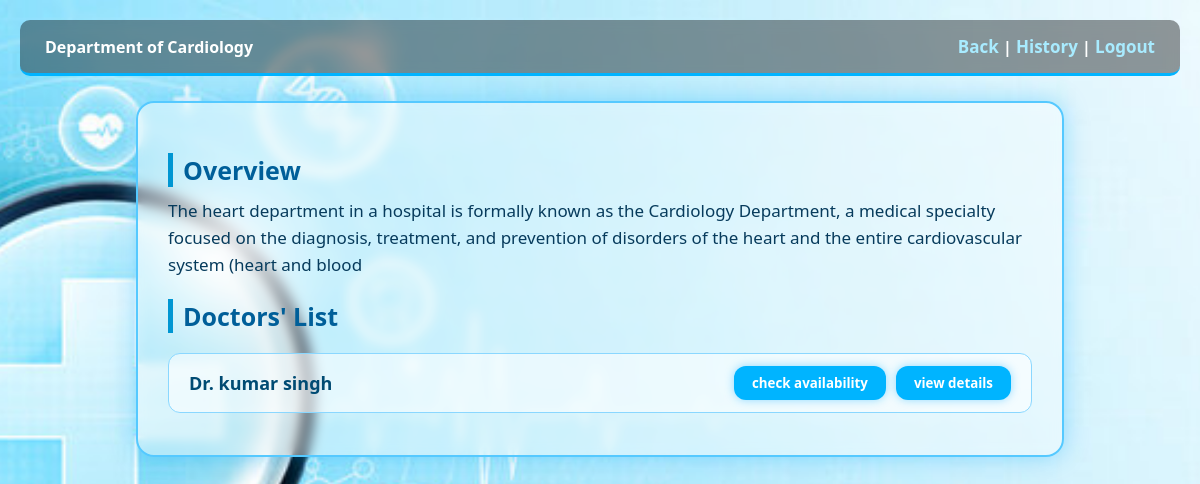
Screenshot of /department/Cardiology (signed in) with the database file from the repository.
### tables this page shows
CREATE TABLE departments (
            id INTEGER PRIMARY KEY AUTOINCREMENT,
            username TEXT UNIQUE NOT NULL,
            name TEXT NOT NULL,
            overview TEXT
        );

CREATE TABLE doctors (
            id INTEGER PRIMARY KEY AUTOINCREMENT,
            user_id INTEGER NOT NULL,
            fullname TEXT NOT NULL,
            specialization TEXT NOT NULL,
            department TEXT NOT NULL,
            experience INTEGER,
            FOREIGN KEY (user_id) REFERENCES users(id) ON DELETE CASCADE
        );

### app.py (the view)
@app.route("/department/<dept>")
def department_details(dept):
    try:
        conn = module.host_get_db()
        cur = conn.cursor()
        cur.execute("SELECT overview FROM departments WHERE name=?", (dept,))
        overview = cur.fetchone()
        cur.execute("""
            SELECT id, fullname
            FROM doctors
            WHERE department=?
        """, (dept,))
        doctors = cur.fetchall()
        return render_template(
            "department_details.html",
            department=dept,
            overview=overview,
            doctors=doctors
        )
    except Exception as e:
        print("ERROR in /department/<dept>:", e)
        return "Error loading department details"
    finally:
        if cur: cur.close()
        if conn: conn.close()

### module.py (called while the page is built)
def host_get_db():
    conn = sqlite3.connect('hospital.db')
    conn.row_factory=sqlite3.Row
    conn.execute("PRAGMA foreign_keys = ON")  # enforce FK constraints
    return conn

### templates/department_details.html (shortened to what this page needs)
<!DOCTYPE html>
<html lang="en">
  <head>
    <link rel="stylesheet" href="/static/department.css" />
  </head>
  <body>
    <nav class="top-menu">
      <span class="title">Department of {{ department }}</span>
      <div>
        <a href="/patient_dash">Back</a> |
        <a href="/p_history">History</a> |
        <a href="/">Logout</a>
      </div>
    </nav>
    <div class="main">
      <h2>Overview</h2>
      <p>{{ overview.overview }}</p>
      <h2>Doctors' List</h2>
      <div class="doctor-list">
        {% for d in doctors %}
        <div class="doctor-row">
          <span class="doc-name">{{ d.fullname }}</span>
          <div class="btn-group">
            <a href="/check_availability/{{ d.id }}">
              <button class="blue">check availability</button>
            </a>
            <a href="/doctor_profile/{{ d.id }}">
              <button class="blue">view details</button>
            </a>
          </div>
        </div>
        {% endfor %}
      </div>
    </div>
  </body>
</html>

### static/department.css (style rules this page uses)
* { margin: 0; padding: 0; box-sizing: border-box; font-family: "Segoe UI", Tahoma, sans-serif; }
body { background: url("/static/image3.jpg") no-repeat center center fixed; background-size: cover; min-height: 100vh; padding: 20px; }
.top-menu { width: 100%; padding: 15px 25px; color: white; font-weight: bold; background: rgba(0, 0, 0, 0.4); border-bottom: 3px solid #00b4ff; backdrop-filter: blur(6px); display: flex; justify-content: space-between; align-items: center; border-radius: 10px; margin-bottom: 25px; }
.top-menu a { color: #a8ebff; text-decoration: none; font-size: 17px; font-weight: 600; }
.main { width: 80%; margin: auto; background: rgba(255, 255, 255, 0.40); border: 2px solid #55c9ff; border-radius: 18px; padding: 30px; backdrop-filter: blur(6px); box-shadow: 0 0 25px rgba(0, 170, 255, 0.35); animation: fadeIn 0.7s ease-out; }
.main h2 { margin-top: 20px; color: #005f99; font-size: 25px; border-left: 5px solid #0096d2; padding-left: 10px; }
.main p { margin-top: 10px; font-size: 17px; line-height: 1.6; color: #073b5c; }
.doctor-list { margin-top: 20px; }
.doctor-row { background: rgba(255, 255, 255, 0.55); border: 1px solid #8ad7ff; border-radius: 12px; padding: 12px 20px; display: flex; justify-content: space-between; align-items: center; margin-bottom: 12px; transition: 0.3s; }
.doc-name { font-size: 18px; font-weight: bold; color: #004b73; }
.btn-group { display: flex; gap: 10px; }
button.blue { background: #00b4ff; padding: 8px 18px; border: none; border-radius: 12px; color: white; font-weight: 600; cursor: pointer; transition: 0.3s; box-shadow: 0 0 10px rgba(0, 170, 255, 0.4); }

### rows the page displays
departments: overview "The heart department in a hospital is formally known as the Cardiology Department, a medical specialty focused on the diagnosis, treatment, and prevention of disorders of the heart and the entire cardiovascular system (heart and blood"
doctors: fullname "Dr. kumar singh"

### other values shown
{{ department }} "Cardiology"
